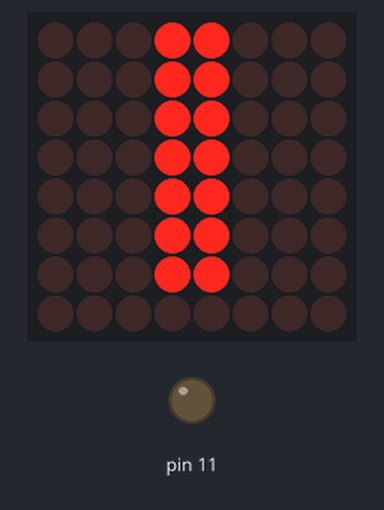
Bench run of a sketch on a simulated Arduino Uno, built with avr-gcc and run on an emulated ATmega328P. Parts: 8×8 LED matrix, output pins drawn as LEDs (lit = HIGH). Wiring (inferred from the names in the program): LED matrix (orientation assumed): rows A4, A5, pin 0, A1, pin 7, pin 1, pin 6, pin 3; columns A0, pin 5, pin 4, A3, pin 2, A2, pin 12, pin 13. Pins used as bus, display or sensor lines are not drawn.

Above: at 0.1 s.
At 2.6 s:
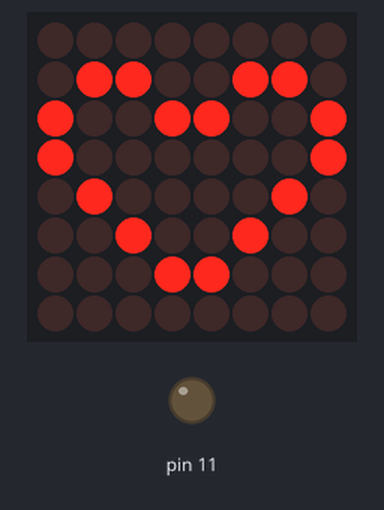
At 5.1 s:
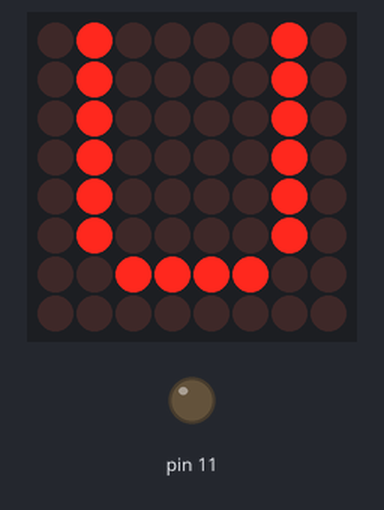

Measured:
- by itself, everything shown: repeats every 7.5 s, in 3 steps
- what the display in image 1 shows lasts 2.5 s, from 2.5 s to 5.0 s

The sketch:

led_matrix.ino
```cpp
#include <assert.h>

int row_pins[8] = {A4, A5, 0, A1, 7, 1, 6, 3};
int col_pins[8] = {A0, 5, 4, A3, 2, A2, 12, 13};
long led_time = 20; //time in microseconds to turn led on

bool matrix[8][8] = {{false}};
bool row_pin_high[8] = {false};
bool col_pin_high[8] = {false};

void empty_matrix(){
  for (int i = 0; i < 8; i++){
    for (int j = 0; j < 8; j++){
      matrix[i][j] = false;
    }
  }
}

void light_row(int row){
  for (int j = 0; j < 8; j++){
    matrix[row][j] |= true;
  }
}

void light_col(int col){
  for (int i = 0; i < 8; i++){
    matrix[i][col] |= true;
  }
}

void light_dot(int row, int col){
  matrix[row][col] |= true;
}

void light_symmetric_col(int row, int col){
  matrix[row][col] |= true;
  matrix[row][7-col] |= true;
}

void light_matrix(int time_delay){
  long td = time_delay * 1000L;
  while (td > 0){
    for (int i = 0; i < 8; i++){
      digitalWrite(row_pins[i], HIGH);
      for (int j = 0; j < 8; j++){
        if (matrix[i][j]){
          digitalWrite(col_pins[j], LOW);
        }
        delayMicroseconds(led_time);
        td -= led_time;
        if (matrix[i][j]){
          digitalWrite(col_pins[j], HIGH);
        }
      }
      digitalWrite(row_pins[i], LOW);
    }
  }
  empty_matrix();
}


void setup() {
  // put your setup code here, to run once:
  pinMode(A0, OUTPUT);
  pinMode(A1, OUTPUT);
  pinMode(A2, OUTPUT);
  pinMode(A3, OUTPUT);
  pinMode(A4, OUTPUT);
  pinMode(A5, OUTPUT);

  pinMode(0, OUTPUT);
  pinMode(1, OUTPUT);
  pinMode(2, OUTPUT);
  pinMode(3, OUTPUT);
  pinMode(4, OUTPUT);
  pinMode(5, OUTPUT);
  pinMode(6, OUTPUT);
  pinMode(7, OUTPUT);

  pinMode(11, OUTPUT);
  pinMode(12, OUTPUT);
  pinMode(13, OUTPUT);

  for (int i = 0; i < 8; i++){
    digitalWrite(col_pins[i], HIGH);
  }
}

void draw_heart(){
  light_symmetric_col(2, 3);
  light_symmetric_col(1, 2);
  light_symmetric_col(1, 1);
  light_symmetric_col(2, 0);
  light_symmetric_col(3, 0);
  light_symmetric_col(4, 1);
  light_symmetric_col(5, 2);
  light_symmetric_col(6, 3);
}

void draw_line(int start_i, int start_j, int rot, int len){
  int hor_delta = 0;
  int ver_delta = 0;
  if ((rot == 0) | (rot == 4)){
    hor_delta = 0;
  }
  else if (rot < 4){
    hor_delta = 1;
  }
  else {
    hor_delta = -1;
  }

  if ((rot == 2) | (rot == 6)){
    ver_delta = 0;
  }
  else if ((rot > 6) | (rot < 2)){
    ver_delta = -1;
  }
  else {
    ver_delta = 1;
  }

  int row = start_i;
  int col = start_j;
  for (int i = 0; i < len; i++){
      light_dot(row, col);
      row += ver_delta;
      col += hor_delta;
  }
}

void draw_i(){
  /*int rows[] = {0,1,6,7};
  int cols[] = {3,4};
  for (int i = 0; i < 4; i++){
    light_row(rows[i]);
  }
  for (int j = 0; j < 2; j++){
    light_col(cols[j]);
  }*/

  draw_line(0, 3, 4, 7);
  draw_line(0, 4, 4, 7);
}

void draw_u(){
  draw_line(0, 1, 4, 6);
  draw_line(6, 2, 2, 4);
  draw_line(5, 6, 0, 6);
}

/*
void draw_u(){
  for (int row = 0; row < 6; row++){
    for (int col =
  }
}*/

void loop() {
  // put your main code here, to run repeatedly:
  draw_i();
  light_matrix(2000);
  //matrix[0][0] = true;
  draw_heart();
  //empty_matrix();
  light_matrix(2000);
  draw_u();
  light_matrix(2000);
}
```
